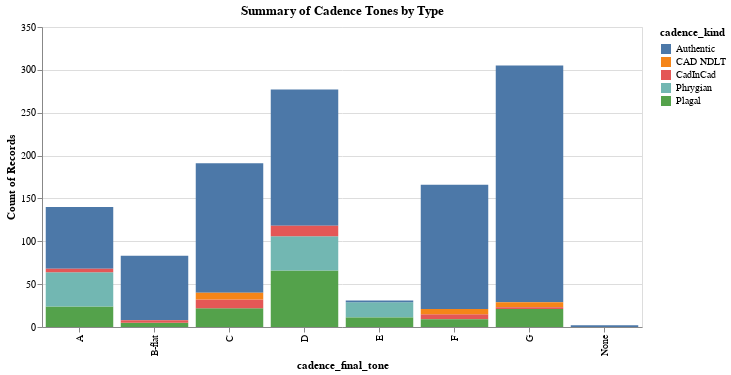

The notebook cell this image was saved under:
### Markdown cell above
### Histograms by Cadence Type

### Code cell
# Summary stacked bar chart listed by cadence tone

chartA = alt.Chart(cadence_data_raw).mark_bar().encode(
    alt.X("cadence_final_tone"),
    y='count()',
    color='cadence_kind'
).properties(
    width=600,
    height=300,
    title='Summary of Cadence Tones by Type'
)

chartA

### Figure 1 — Vega-Lite specification as saved in the notebook (floating-point values rounded to 4 significant figures; data arrays with more than 128 entries replaced by an {"elided": "..."} marker saying what was removed)
{"config": {"view": {"continuousWidth": 400, "continuousHeight": 300}}, "data": {"name": "data-3ea829376f29ec161b2a6c6aabc1e950"}, "mark": "bar", "encoding": {"color": {"type": "nominal", "field": "cadence_kind"}, "x": {"type": "nominal", "field": "cadence_final_tone"}, "y": {"type": "quantitative", "aggregate": "count"}}, "height": 300, "title": "Summary of Cadence Tones by Type", "width": 600, "$schema": "https://vega.github.io/schema/vega-lite/v4.8.1.json", "datasets": {"data-3ea829376f29ec161b2a6c6aabc1e950": {"elided": "1195 records"}}}
